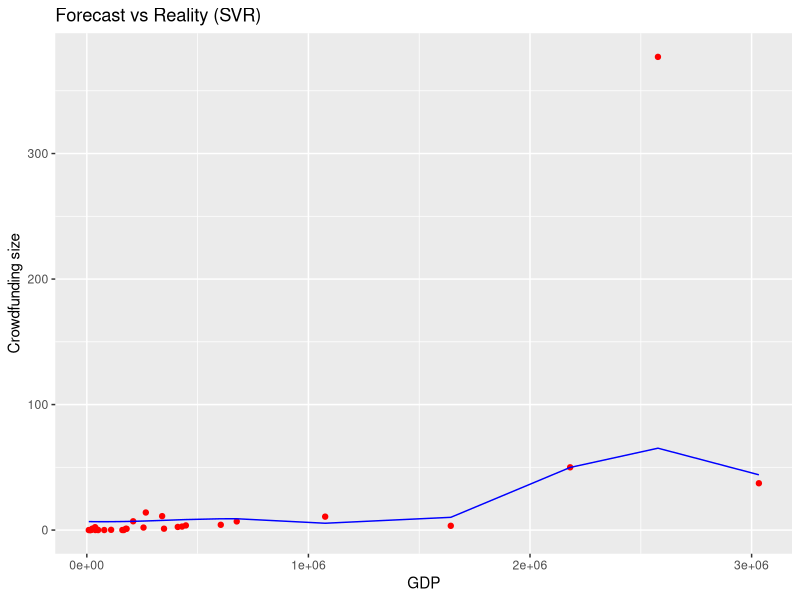

Here is the R script that generated this plot:
# SVR

# Importing the dataset
dataset = read.csv('crowdfunding_stats.csv', sep = ',')
dataset = dataset[c(2,14)]

# Fitting SVR to the dataset
# install.packages('e1071')
library(e1071)
regressor = svm(formula = Y ~ PKB,
                data = dataset,
                type = 'eps-regression',
                kernel = 'radial')

# Predicting a new result
y_pred = predict(regressor, data.frame(PKB = 600000))

# Visualising the SVR results
# install.packages('ggplot2')
library(ggplot2)
ggplot() +
  geom_point(aes(x = dataset$PKB, y = dataset$Y),
             colour = 'red') +
  geom_line(aes(x = dataset$PKB, y = predict(regressor, newdata = dataset)),
            colour = 'blue') +
  ggtitle('Forecast vs Reality (SVR)') +
  xlab('GDP') +
  ylab('Crowdfunding size')